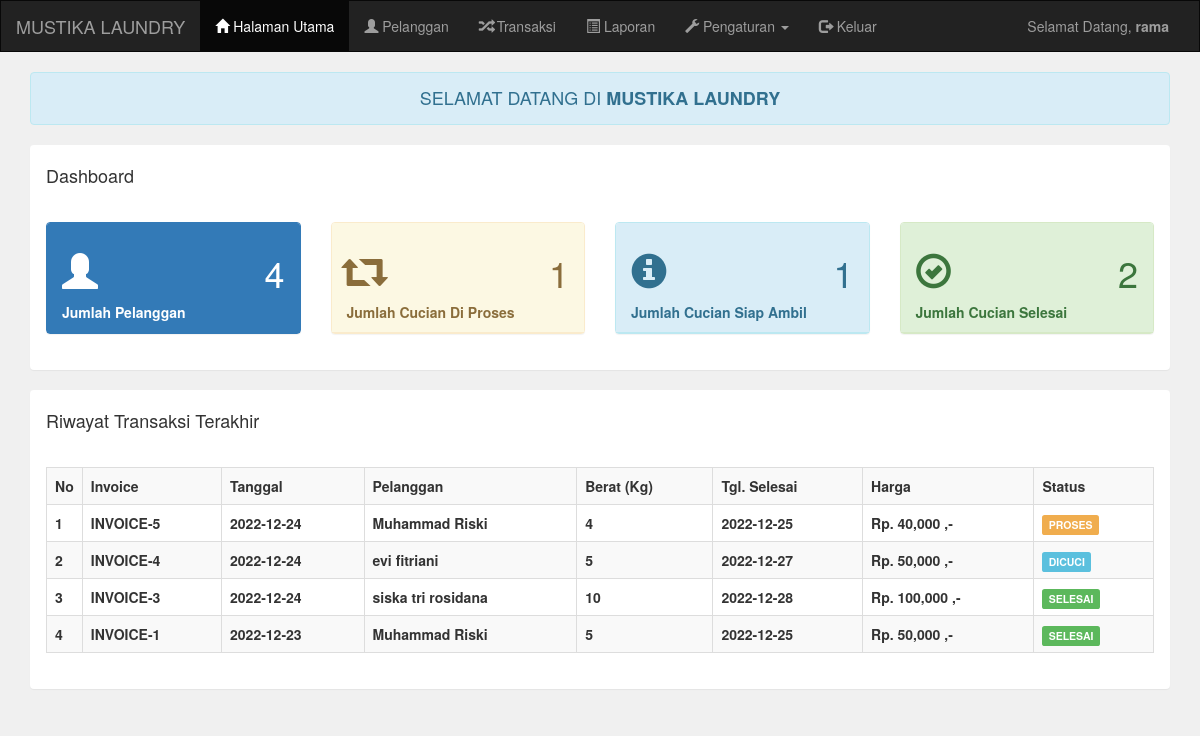
The page /admin/index.php (signed in) on the database its author committed.
### tables this page shows
CREATE TABLE `pelanggan` (
  `pelanggan_id` int(11) NOT NULL,
  `pelanggan_nama` varchar(255) NOT NULL,
  `pelanggan_hp` varchar(255) NOT NULL,
  `pelanggan_alamat` text NOT NULL
);

CREATE TABLE `transaksi` (
  `transaksi_id` int(11) NOT NULL,
  `transaksi_tgl` date NOT NULL,
  `transaksi_pelanggan` int(11) NOT NULL,
  `transaksi_harga` int(11) NOT NULL,
  `transaksi_berat` int(11) NOT NULL,
  `transaksi_tgl_selesai` date NOT NULL,
  `transaksi_status` int(11) NOT NULL
);

### admin/index.php (the view)
<?php include 'header.php'; ?>
<?php
include '../koneksi.php';
?>
<div class="container">
    <div class="alert alert-info text-center">
        <h4 style="margin-bottom: 0px">SELAMAT DATANG DI <b>MUSTIKA LAUNDRY</b></h4>
    </div>
    <div class="panel">
        <div class="panel-heading">
            <h4>Dashboard</h4>
        </div>
        <div class="panel-body">
            <div class="row">
                <div class="col-md-3">
                    <div class="panel panel-primary">
                        <div class="panel-heading">
                            <h1>
                                <i class="glyphicon glyphicon-user"></i>
                                <span class="pull-right">
                                    <?php
                                    $pelanggan = mysqli_query($koneksi,"select * from pelanggan");
                                    echo mysqli_num_rows($pelanggan);
                                    ?>
                                    </span>
                                </h1>
                                Jumlah Pelanggan
                            </div>
                        </div>
                    </div>
                    <div class="col-md-3">
                        <div class="panel panel-warning">
                            <div class="panel-heading">
                                <h1>
                                    <i class="glyphicon glyphicon-retweet"></i>
                                    <span class="pull-right">
                                        <?php
                                        $proses = mysqli_query($koneksi,"select * from transaksi where transaksi_status='0'");
                                        echo mysqli_num_rows($proses);
                                        ?>
                                    </span>
                                </h1>
                                Jumlah Cucian Di Proses
                            </div>
                        </div>
                    </div>
                    <div class="col-md-3">
                        <div class="panel panel-info">
                            <div class="panel-heading">
                                <h1>
                                    <i class="glyphicon glyphicon-info-sign"></i>
                                    <span class="pull-right">
                                        <?php
                                        $proses = mysqli_query($koneksi,"select * from transaksi where transaksi_status='1'");
                                        echo mysqli_num_rows($proses);
                                        ?>
                                    </span>
                                </h1>
                                Jumlah Cucian Siap Ambil
                            </div>
                        </div>
                    </div>
                    <div class="col-md-3">
                    <div class="panel panel-success">
                        <div class="panel-heading">
                            <h1>
                                <i class="glyphicon glyphicon-ok-circle"></i>
                                <span class="pull-right">
                                    <?php
                                    $proses = mysqli_query($koneksi,"select * from transaksi where transaksi_status='2'");
                                    echo mysqli_num_rows($proses);
                                    ?>
                                </span>
                            </h1>
                            Jumlah Cucian Selesai
                        </div>
                    </div>
                </div>
            </div>
        </div>
    </div>
    <div class="panel">
        <div class="panel-heading">
            <h4>Riwayat Transaksi Terakhir</h4>
        </div>
        <div class="panel-body">
            <table class="table table-bordered table-striped">
                <tr>
                    <th width="1%">No</th>
                    <th>Invoice</th>
                    <th>Tanggal</th>
                    <th>Pelanggan</th>
                    <th>Berat (Kg)</th>
                    <th>Tgl. Selesai</th>
                    <th>Harga</th>
                    <th>Status</th>
                </tr>
                <?php
                $data = mysqli_query($koneksi,"select * from pelanggan,transaksi where transaksi_pelanggan=pelanggan_id order by transaksi_id desc limit 7");
                $no = 1;
                while($d=mysqli_fetch_array($data)){
                    ?>
                    <tr>
                        <td><?php echo $no++; ?></td>
                        <td>INVOICE-<?php echo $d['transaksi_id']; ?></td>
                        <td><?php echo $d['transaksi_tgl']; ?></td>
                        <td><?php echo $d['pelanggan_nama']; ?></td>
                        <td><?php echo $d['transaksi_berat']; ?></td>
                        <td><?php echo $d['transaksi_tgl_selesai']; ?></td>
                        <td><?php echo "Rp. ".number_format($d['transaksi_harga']) ." ,-"; ?></td>
                        <td>
                            <?php
                            if($d['transaksi_status']=="0"){
                                echo "<div class='label label-warning'>PROSES</div>";
                            }else if($d['transaksi_status']=="1"){
                                echo "<div class='label label-info'>DICUCI</div>";
                            }else if($d['transaksi_status']=="2"){
                                echo "<div class='label label-success'>SELESAI</div>";
                            }
                            ?>
                        </td>
                    </tr>
                    <?php
                }
                ?>
            </table>
        </div>
    </div>
</div>
<?php include 'footer.php'; ?>

### admin/header.php (shortened to what this page needs)
<!DOCTYPE html>
<html>
<head>
<link rel="stylesheet" type="text/css" href="../assets/css/bootstrap.css">
</head>
<body style="background: #f0f0f0">
<nav class="navbar navbar-inverse" style="border-radius: 0px">
<div class="container-fluid">
<div class="navbar-header">
<a class="navbar-brand" href="index.php">MUSTIKA LAUNDRY</a>
</div>
<div class="collapse navbar-collapse" id="bs-example-navbar-collapse-1">
<ul class="nav navbar-nav">
<li class="active"><a href="index.php"><i class="glyphicon glyphicon-home"></i> Halaman Utama</a></li>
<li><a href="pelanggan.php"><i class="glyphicon glyphicon-user"></i> Pelanggan</a></li>
<li><a href="transaksi.php"><i class="glyphicon glyphicon-random"></i> Transaksi</a></li>
<li><a href="laporan.php"><i class="glyphicon glyphicon-list-alt"></i> Laporan</a></li>
<li class="dropdown"> <a href="#" class="dropdown-toggle" data-toggle="dropdown" role="button" aria-haspopup="true" aria-expanded="false">
<i class="glyphicon glyphicon-wrench"></i> Pengaturan <span class="caret"></span></a>
</li>
<li><a href="logout.php"><i class="glyphicon glyphicon-log-out"></i> Keluar</a></li>
</ul>
<ul class="nav navbar-nav navbar-right">
<li><p class="navbar-text">Selamat Datang, <b> <?php echo $_SESSION['username']; ?></li>
</ul>
</div>
</div>
</nav>

### rows shown on the page
pelanggan: transaksi.transaksi_id "5", transaksi.transaksi_tgl "2022-12-24", pelanggan_nama "Muhammad Riski", transaksi.transaksi_berat "4", transaksi.transaksi_tgl_selesai "2022-12-25", transaksi.transaksi_harga "40,000", shows "PROSES", transaksi.transaksi_id "1", transaksi.transaksi_tgl "2022-12-23", transaksi.transaksi_berat "5", transaksi.transaksi_harga "50,000", shows "SELESAI"
pelanggan: transaksi.transaksi_id "4", transaksi.transaksi_tgl "2022-12-24", pelanggan_nama "evi fitriani", transaksi.transaksi_berat "5", transaksi.transaksi_tgl_selesai "2022-12-27", transaksi.transaksi_harga "50,000", shows "DICUCI"
pelanggan: transaksi.transaksi_id "3", transaksi.transaksi_tgl "2022-12-24", pelanggan_nama "siska tri rosidana", transaksi.transaksi_berat "10", transaksi.transaksi_tgl_selesai "2022-12-28", transaksi.transaksi_harga "100,000", shows "SELESAI"

### other values the page prints
$_SESSION['username'] "rama"
mysqli_num_rows($pelanggan) "4"
mysqli_num_rows($proses) "1"
mysqli_num_rows($proses) "2"
